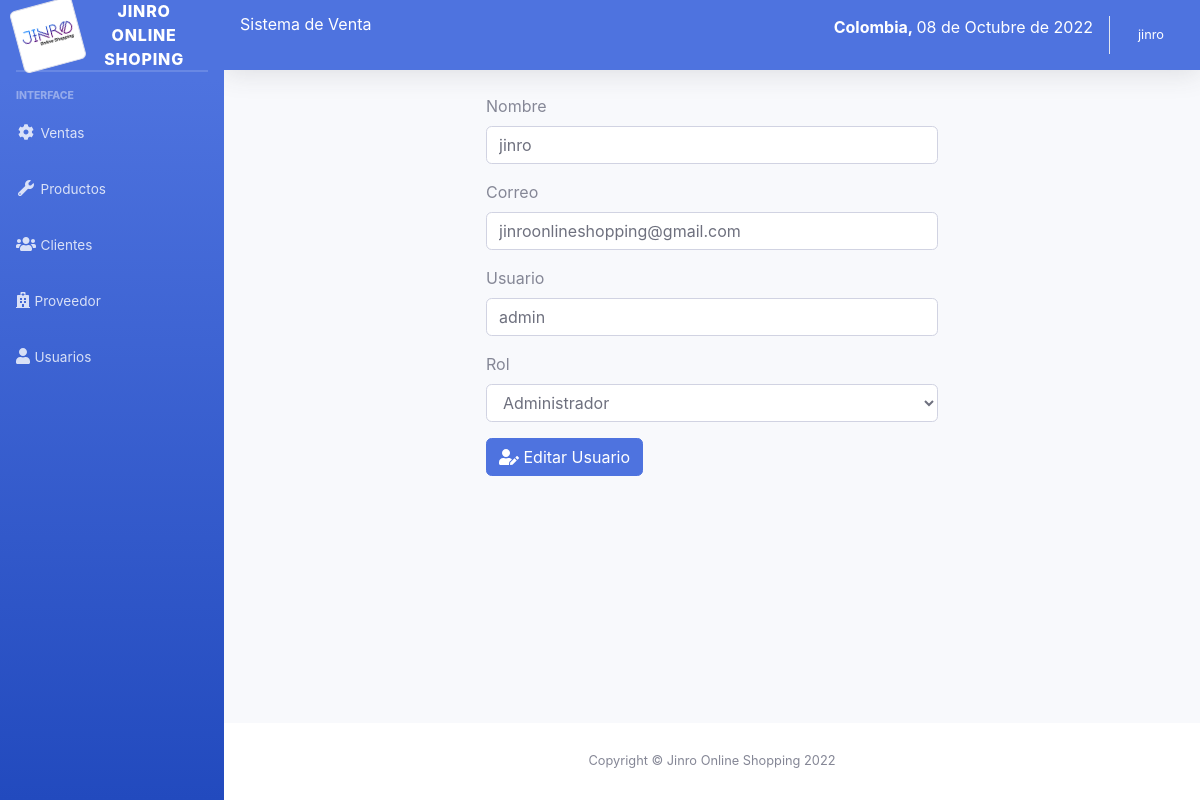
/sistema/editar_usuario.php?id=1 (signed in), run on the app's committed database.
### tables this page shows
CREATE TABLE `usuario` (
  `idusuario` int(11) NOT NULL,
  `nombre` varchar(100) NOT NULL,
  `correo` varchar(100) NOT NULL,
  `usuario` varchar(20) NOT NULL,
  `clave` varchar(50) NOT NULL,
  `rol` int(11) NOT NULL
);

### sistema/editar_usuario.php (the view, shortened to what this page needs)
<?php
include "includes/header.php";
include "../conexion.php";
$idusuario = $_REQUEST['id'];
$sql = mysqli_query($conexion, "SELECT * FROM usuario WHERE idusuario = $idusuario");
$result_sql = mysqli_num_rows($sql);
if ($result_sql == 0) {
  header("Location: lista_usuarios.php");
} else {
  if ($data = mysqli_fetch_array($sql)) {
    $nombre = $data['nombre'];
    $correo = $data['correo'];
    $usuario = $data['usuario'];
    $rol = $data['rol'];
  }
}
?>
<div class="container-fluid">
  <div class="row">
    <div class="col-lg-6 m-auto">
      <form class="" action="" method="post">
        <div class="form-group">
          <label for="nombre">Nombre</label>
          <input type="text" placeholder="Ingrese nombre" class="form-control" name="nombre" id="nombre" value="<?php echo $nombre; ?>">
        </div>
        <div class="form-group">
          <label for="correo">Correo</label>
          <input type="text" placeholder="Ingrese correo" class="form-control" name="correo" id="correo" value="<?php echo $correo; ?>">
        </div>
        <div class="form-group">
          <label for="usuario">Usuario</label>
          <input type="text" placeholder="Ingrese usuario" class="form-control" name="usuario" id="usuario" value="<?php echo $usuario; ?>">
        </div>
        <div class="form-group">
          <label for="rol">Rol</label>
          <select name="rol" id="rol" class="form-control">
            <option value="1" <?php
                              if ($rol == 1) {
                                echo "selected";
                              }
                              ?>>Administrador</option>
          </select>
        </div>
        <button type="submit" class="btn btn-primary"><i class="fas fa-user-edit"></i> Editar Usuario</button>
      </form>
    </div>
  </div>
</div>
</div>
<?php include_once "includes/footer.php"; ?>

### data on the page
usuario: nombre "jinro", correo "jinroonlineshopping@gmail.com", usuario "admin", rol "Administrador"

### other printed values
fechaColombia() "08 de Octubre de 2022"
$_SESSION['nombre'] "jinro"
